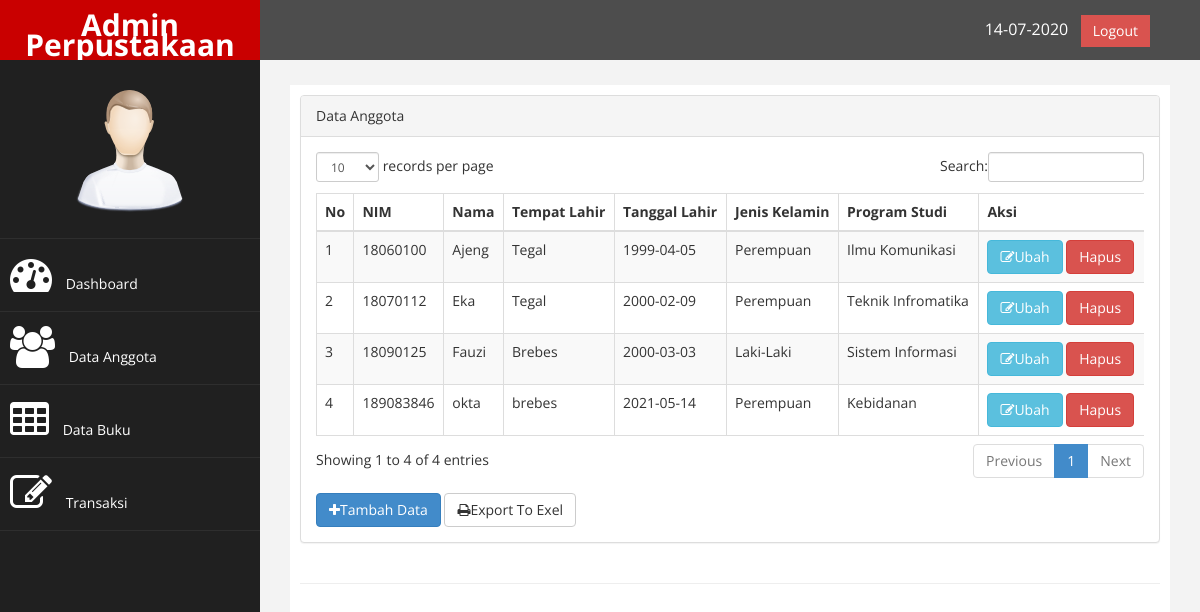
/index.php?page=anggota (signed in), run on the app's committed database.
### tables this page shows
CREATE TABLE `tb_anggota` (
  `nim` int(8) NOT NULL,
  `nama` varchar(150) NOT NULL,
  `tempat_lahir` varchar(100) NOT NULL,
  `tgl_lahir` date NOT NULL,
  `jk` enum('L','P') NOT NULL,
  `prodi` varchar(50) NOT NULL
);

### page/anggota/anggota.php (the view, shortened to what this page needs)
<div class="row">
                <div class="col-md-12">
                    <div class="panel panel-default">
                        <div class="panel-heading">
                             Data Anggota
                        </div>
                        <div class="panel-body">
                            <div class="table-responsive">
                                <table class="table table-striped table-bordered table-hover" id="dataTables-example">
                                    <thead>
                                        <tr>
                                            <th>No</th>
                                            <th>NIM</th>
                                            <th>Nama</th>
                                            <th>Tempat Lahir</th>
                                            <th>Tanggal Lahir</th>
                                            <th>Jenis Kelamin</th>
											<th>Program Studi</th>
											<th>Aksi</th>
                                        </tr>
                                    </thead>
                                    <tbody>
									<?php
									    $no = 1;
										$sql = $koneksi->query("select * from tb_anggota");
										while ($data = $sql->fetch_assoc()) {
                                        $jk = ($data['jk']=='L')?"Laki-Laki":"Perempuan";
									?>
									    <tr>
										    <td><?php echo $no++;?></td>
                                            <td><?php echo $data['nim'];?></td>
									        <td><?php echo $data['nama'];?></td>
											<td><?php echo $data['tempat_lahir'];?></td>
											<td><?php echo $data['tgl_lahir'];?></td>
											<td><?php echo $jk;?></td>
											<td><?php echo $data['prodi'];?></td>
											<td>
											    <a href="?page=anggota&aksi=ubah&id=<?php echo $data['nim'];?>" class="btn btn-info" ><i class="fa fa-edit"></i>Ubah</a>
                                                <a onclick="return confirm('Anda Yakin Akan Menghapus Data ini ... ???')" href="?page=anggota&aksi=hapus&id=<?php
                                                echo $data['nim'];?>" class="btn btn-danger" ></i class="fa fa-trash"></i>Hapus</a>
											</td>
									    </tr>
										<?php } ?>
									</table>
									</div>
									<a href="?page=anggota&aksi=tambah" class="btn btn-primary" style="margin-top: 8px;"><i class="fa fa-plus"></i>Tambah Data</a>
									<a href="./laporan/laporan_anggota_exel.php" target="blank" class="btn btn-default" style="margin-top: 8px;"><i class="fa fa-print"></i>Export To Exel</a>
						   </div>
					    </div>
				      </div>
</div>

### index.php (shortened to what this page needs)
<?php
    include "koneksi.php";
    if ($_SESSION['admin'] || $_SESSION['user']){
?>
<!DOCTYPE html>
<html xmlns="http://www.w3.org/1999/xhtml">
<head>
    <link href="assets/css/bootstrap.css" rel="stylesheet" />
    <link href="assets/css/font-awesome.css" rel="stylesheet" />
    <link href="assets/css/custom.css" rel="stylesheet" />
   <link href="assets/js/dataTables/dataTables.bootstrap.css" rel="stylesheet" />
</head>
<body>
    <div id="wrapper">
        <nav class="navbar navbar-default navbar-cls-top " role="navigation" style="margin-bottom: 0">
            <div class="navbar-header">
                <a class="navbar-brand" href="index.html">Admin Perpustakaan</a>
            </div>
  <div style="color: white;
padding: 15px 50px 5px 50px;
float: right;
font-size: 16px;"><?php echo date('d-m-Y'); ?> &nbsp; <a href="logout.php" class="btn btn-danger square-btn-adjust">Logout</a> </div>
        </nav>
                <nav class="navbar-default navbar-side" role="navigation">
            <div class="sidebar-collapse">
                <ul class="nav" id="main-menu">
				<li class="text-center">
                    <img src="assets/img/find_user.png" class="user-image img-responsive"/>
					</li>
                    <li>
                        <a  href="index.php"><i class="fa fa-dashboard fa-3x"></i> Dashboard</a>
                    </li>
					<li>
                        <a  href="?page=anggota"><i class="fa fa-users fa-3x"></i> Data Anggota</a>
                    </li>
					<li>
                        <a  href="?page=buku"><i class="fa fa-table fa-3x"></i> Data Buku</a>
                    </li>
					<li>
                        <a  href="?page=transaksi"><i class="fa fa-pencil-square-o fa-3x"></i> Transaksi</a>
                    </li>
                </ul>
            </div>
        </nav>
        <div id="page-wrapper" >
            <div id="page-inner">
                <div class="row">
                    <div class="col-md-12">
					 <?php
					     $page = @$_GET['page'];
					     $aksi = @$_GET['aksi'];
					     if ($page == "buku") {
						     if ($aksi == "") {
							 include "page/buku/buku.php";
						 }elseif ($aksi== "tambah") {
						     include "page/buku/tambah_buku.php";
						 }elseif ($aksi== "ubah") {
                            include "page/buku/ubah_buku.php";
                        }elseif ($aksi== "hapus") {
                            include "page/buku/hapus_buku.php";
                        }
					 }elseif ($page == "anggota") {
						 if ($aksi == ""){
							 include "page/anggota/anggota.php";
						 }elseif ($aksi== "tambah") {
                            include "page/anggota/tambah_anggota.php";
                         }elseif ($aksi== "ubah") {
                            include "page/anggota/ubah_anggota.php";
                         }elseif ($aksi== "hapus") {
                            include "page/anggota/hapus_anggota.php";
                        }
					 }elseif ($page=="") {
                         include "home.php";
                     }
				 ?>
                    </div>
                </div>
                 <hr />
    </div>
            </div>
        </div>
</body>
</html>
<?php
    }else{
    header("location:login.php");
    }
?>

### assets/css/custom.css (style rules this page uses)
body { font-family: 'Open Sans', sans-serif; }
#wrapper { width: 100%; background:#202020; }
#page-wrapper { padding: 15px 15px; min-height: 600px; background:#F3F3F3; }
#page-inner { width:100%; margin:10px 20px 10px 0px; background-color:#fff!important; padding:10px; min-height:1200px; }
.text-center { text-align:center; }
.square-btn-adjust { border: 0px solid transparent; -webkit-border-radius: 0px; -moz-border-radius: 0px; border-radius: 0px; }
.user-image { margin: 25px auto; -webkit-border-radius: 10px; -moz-border-radius: 10px; border-radius: 10px; max-height:170px; max-width:170px; }
.navbar-cls-top .navbar-brand { color: #fff; background: #C90000; width: 260px; text-align: center; height: 60px; font-size: 30px; font-weight: 700; }
.sidebar-collapse , .sidebar-collapse .nav { background:none; }
.sidebar-collapse .nav { padding:0; }
.sidebar-collapse .nav > li > a { color:#fff; background:#202020; text-shadow:none; }
.sidebar-collapse > .nav > li > a { padding:15px 10px; }
.sidebar-collapse > .nav > li { border-bottom: 1px solid rgba(107, 108, 109, 0.19); }
.navbar-side { border:none; background-color: #202020; }
.navbar-cls-top { background:#4D4D4D; border-bottom:none; }
.navbar-default { border:0px solid black; }
.navbar-header { background: #A70303; }
.nav > li > a > i { margin-right:10px; }
@media (min-width:768px) { #page-wrapper { margin: 0 0 0 260px; padding: 15px 30px; min-height: 1200px; } }
@media (min-width:768px) { .navbar-side { z-index: 1; position: absolute; width: 260px; } }
@media (min-width:768px) { .navbar { border-radius: 0px; } }

### data on the page
tb_anggota: nim "18060100", nama "Ajeng", tempat_lahir "Tegal", tgl_lahir "1999-04-05", jk "Perempuan", prodi "Ilmu Komunikasi"
tb_anggota: nim "18070112", nama "Eka", tempat_lahir "Tegal", tgl_lahir "2000-02-09", jk "Perempuan", prodi "Teknik Infromatika"
tb_anggota: nim "18090125", nama "Fauzi", tempat_lahir "Brebes", tgl_lahir "2000-03-03", jk "Laki-Laki", prodi "Sistem Informasi"
tb_anggota: nim "189083846", nama "okta", tempat_lahir "brebes", tgl_lahir "2021-05-14", jk "Perempuan", prodi "Kebidanan"
